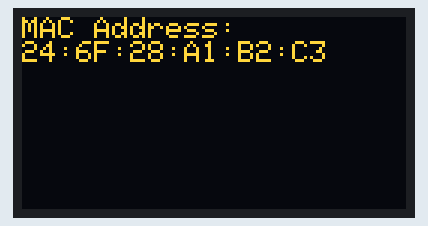
This sketch was run on a simulated ESP32. On the bench: 128×64 one-colour display. The OLED is the two-colour kind (top 16 rows yellow); the display library's start-up logo is not drawn; random numbers use the default seed unless the sketch sets one.

Above: at 2.1 s.
At 4.2 s:
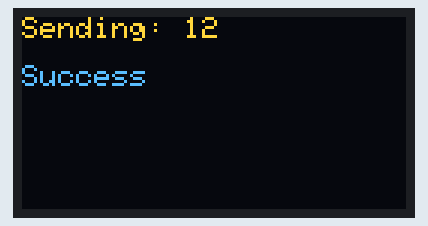
At 14.2 s:
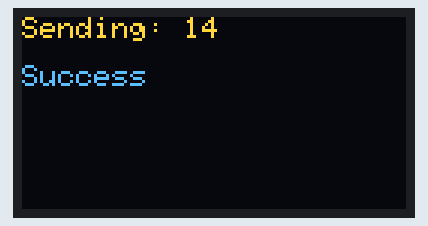
At 16.2 s:
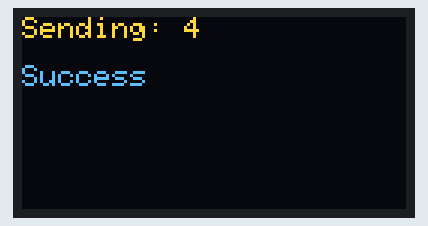
At 20.2 s:
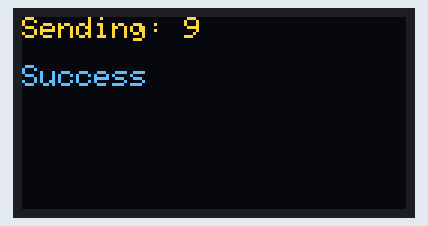
At 38.2 s:
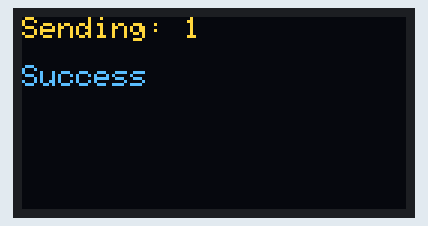

Measured:
- what the display in image 0 shows lasts 2.0 s, from 2.1 s to 4.1 s

The sketch:

esp_now_sender.ino
```cpp
#include "WiFi.h"
#include <esp_now.h>

#include <SPI.h>
#include <Wire.h>
#include <Adafruit_GFX.h>
#include <Adafruit_SSD1306.h>

#define SCREEN_WIDTH 128
#define SCREEN_HEIGHT 64
#define OLED_RESET     -1
#define SCREEN_ADDRESS 0x3C
Adafruit_SSD1306 display(SCREEN_WIDTH, SCREEN_HEIGHT, &Wire, OLED_RESET);


// Define a message structure
typedef struct struct_message {
  int a;
} struct_message;
struct_message myData;

// MAC Address of receiver
uint8_t receiverAddress[] = {0xEC, 0xDA, 0x3B, 0x54, 0xE1, 0x60};

// Peer info
esp_now_peer_info_t peerInfo;

// Callback function called when data is sent
void OnDataSent(const uint8_t *mac_addr, esp_now_send_status_t status) {

  display.clearDisplay();
  display.setCursor(0, 0);
  display.print("Sending: ");
  display.println(myData.a);
  display.println();
  display.println(status == ESP_NOW_SEND_SUCCESS ? "Success" : "Fail");
  display.display();
}


void setup() {

  // Set ESP32 as a Wi-Fi Station
  WiFi.mode(WIFI_STA);

  // init display
  if(!display.begin(SSD1306_SWITCHCAPVCC, SCREEN_ADDRESS)) {
    for(;;);
  }
  display.display();  // Adafruit logo
  delay(2000);
  display.setTextSize(1);
  display.setTextColor(SSD1306_WHITE);

  // show MAC
  display.clearDisplay();
  display.setCursor(0, 0);
  display.println("MAC Address:");
  display.println(WiFi.macAddress());
  display.display();
  delay(2000);

  // Initilize ESP-NOW
  if (esp_now_init() != ESP_OK) {
    display.println("Error initializing ESP-NOW");
    display.display();
    return;
  }

  // Register the send callback
  esp_now_register_send_cb(OnDataSent);

  // Register peer
  memcpy(peerInfo.peer_addr, receiverAddress, 6);
  peerInfo.channel = 0;
  peerInfo.encrypt = false;

  // Add peer
  if (esp_now_add_peer(&peerInfo) != ESP_OK){
    display.println("Failed to add peer");
    display.display();
    return;
  }

}

void loop() {

  // generate random value
  myData.a = random(1,20);

  // Send message via ESP-NOW
  esp_err_t result = esp_now_send(receiverAddress, (uint8_t *) &myData, sizeof(myData));

  delay(2000);
}
```
